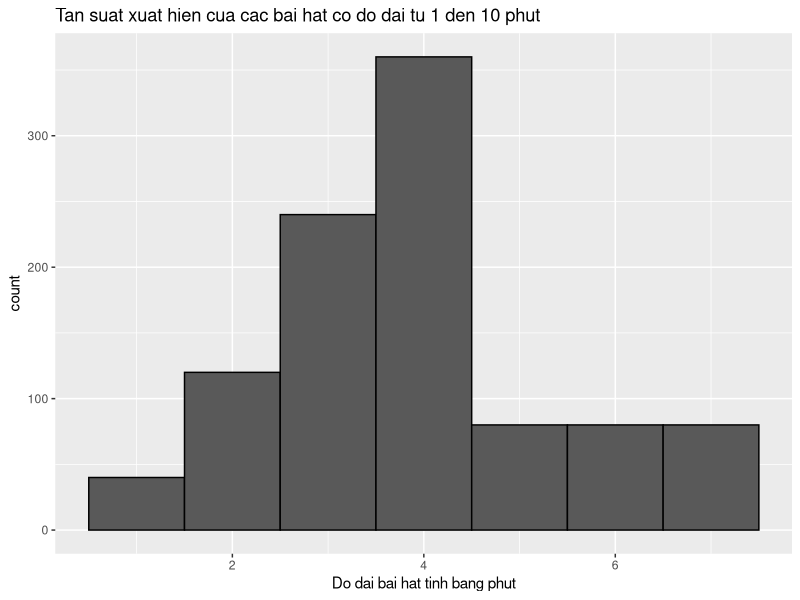
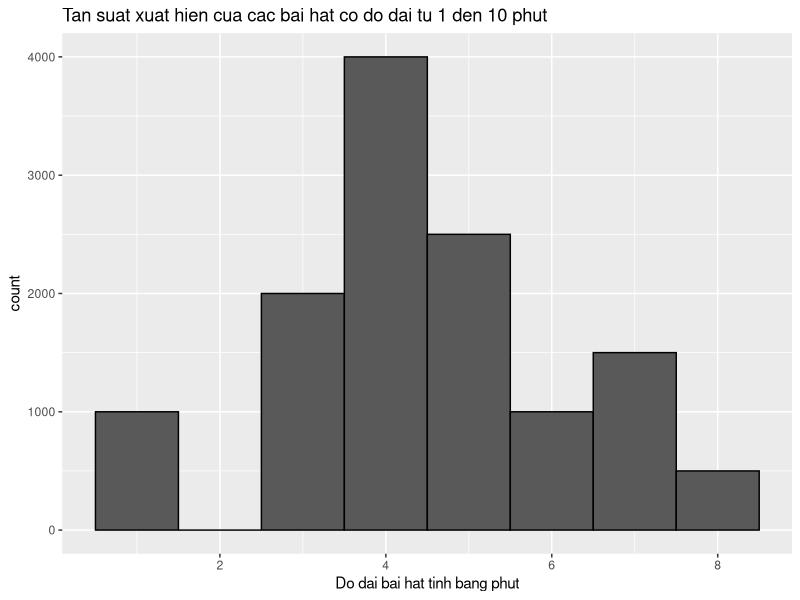
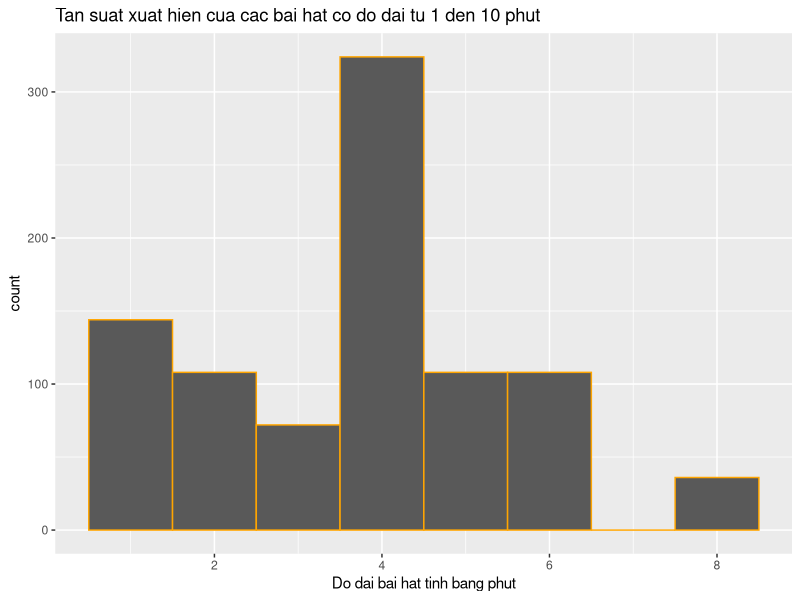

These figures' R source, in order:
install.packages('ggplot2')
library(ggplot2)
ipod <- sample(c(rep(1, 250),
                 rep(2,300),
                 rep(3, 600),
                 rep(4, 800),
                 rep(5, 550),
                 rep(6, 350),
                 rep(7, 100),
                 rep(8, 25),
                 rep(9, 20),
                 rep(10, 5)))
ipod
lists <- c()
listss <- c()
i <- 1
# Lay mau có kich thuoc bang 25 lan (50 lan)
for (i in range(1:50)){
  lists <- sample(ipod, 25)
  listss[1:1000] <- c(lists)
  i <- i + 1
}
listss
s <- data.frame(listss, header = TRUE)
ggplot(s, aes(x=listss)) + 
  geom_histogram(binwidth = 1, boundary = 0.5, color = "black") +
  labs(x = "Do dai bai hat tinh bang phut",
       title = "Tan suat xuat hien cua cac bai hat co do dai tu 1 den 10 phut")

# Xac suat xuat hien cua cac bai hat co do dai hon 6 phut
1-pnorm(5, mean(listss), sd(listss))

# Lay mau co kich thuoc 25 (500 lan)
lists1 <- c()
listss1 <- c()
for (i in range(1:500)){
  lists1 <- sample(ipod, 25)
  listss1[1:(25*500)] <- c(lists1)
  i <- i + 1
}
listss1
s1 <- data.frame(listss1, header = TRUE)
ggplot(s1, aes(x=listss1)) + 
  geom_histogram(binwidth = 1, boundary = 0.5, color = "black") +
  labs(x = "Do dai bai hat tinh bang phut",
       title = "Tan suat xuat hien cua cac bai hat co do dai tu 1 den 10 phut")
# Xac suat xuat hien cua cac bai hat co do dai hon 6 phut
1-pnorm(5, mean(listss1), sd(listss1))

# Lay mau có kich thuoc bang 30 (30 lan)
lists2 <- c()
listss2 <- c()
for (i in range(1:30)){
  lists2 <- sample(ipod, 25)
  listss2[1:(30*30)] <- c(lists2)
  i <- i + 1
}
listss2
s2 <- data.frame(listss2, header = TRUE)
ggplot(s2, aes(x=listss2)) + 
  geom_histogram(binwidth = 1, boundary = 0.5, color = "orange") +
  labs(x = "Do dai bai hat tinh bang phut",
       title = "Tan suat xuat hien cua cac bai hat co do dai tu 1 den 10 phut")
# Xac suat xuat hien cua cac bai hat co do dai hon 6 phut tro di
1-pnorm(5, mean(listss2), sd(listss2))